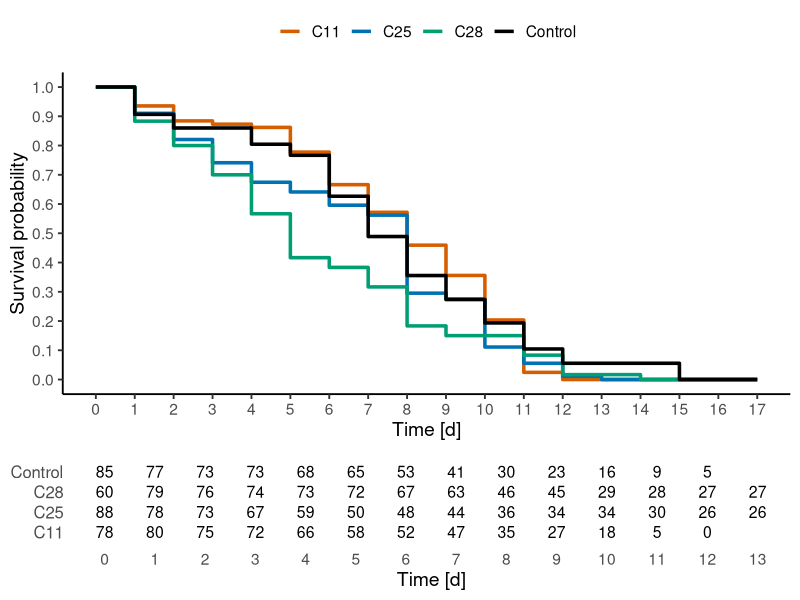

The R script that drew this image:
library(tidyverse)
library(survival)
library(survminer)
library(zoo)
library(cowplot)


## Gruppengrößen
n <- c(Ctrl = 85,
       c11  = 78,
       c25  = 88,
       c28  = 60)

day <- c(0, 1, 2, 3, 4, 5,6 ,7 ,8 ,9 ,10, 11, 12, 13, 14, 15, 16, 17)
avg_Control <- c(0, 9.333333333,	14,	14,	19.55555556,	23.33333333,	37.33333333,	51.11111111,	64.44444444,	72.66666667,	80.66666667,	89.55555556,	94.44444444,	94.44444444,	94.44444444,	100,	100,	100)
avg_C11 <- c(0, 6.45410628,	11.57487923,	12.68599034,	13.79710145,	22.24154589,	33.37198068,	42.83091787,	54.05797101,	64.4057971,	79.64251208,	97.55555556,	100,	100,	NA,	100,	100,	NA)
avg_C25 <- c(0, 8.968253968,	17.93650794,	25.87301587,	32.53968254,	35.87301587,	40.3968254,	43.80952381,	70.47619048,	72.46031746,	88.88888889,	94.44444444,	98.88888889,	100,	100,	NA,	100,	100)
avg_C28 <- c(0, 11.66666667,	20,	30,	43.33333333,	58.33333333,	61.66666667,	68.33333333,	81.66666667,	85,	85,	91.66666667,	98.33333333,	98.33333333,	100,	NA,	100,	100)
sd_Control <- c(0, 7.23161782,	9.863888498,	9.863888498,	11.46976702,	12.58305739,	19.23730943,	26.87419249,	32.48931448,	36.50824361,	41.35975858,	45.32475409,	47.87135539,	54.2968521,	65.99663291,	70.71067812,	70.71067812,	70.71067812)
sd_C11 <- c(0, 2.355031586,	6.866649741,	7.531008967,	8.584213468,	9.630926404,	1.391706866,	5.670822697,	5.259491974,	4.061282293,	3.856960781,	2.143033502,	0,	0,	NA,	NA,	NA,	NA)
sd_C25 <- c(0, 6.844289099,	11.48135957,	13.04391095,	15.89601508,	18.98999219,	19.59096079,	19.4539983,	3.433858358,	10.30799321,	11.70628195,	5.091750772,	1.924500897,	0,	NA,	NA,	NA,	NA)
sd_C28 <- c(0, 7.071067812,	9.428090416,	9.428090416,	4.714045208,	7.071067812,	7.071067812,	2.357022604,	2.357022604,	2.357022604,	11.78511302,	2.357022604,	2.357022604,	2.357022604,	NA,	NA,	NA,	NA)

#Number at risk
CTRL <- c(85,	77,	73,	73,	68,	65,	53,	41,	30,	23,	16,	9,	5)	
C11 <- c(78,	80,	75,	72,	66,	58,	52,	47,	35,	27,	18,	5,	0)	
C25 <- c(88,	78,	73,	67,	59,	50,	48,	44,	36,	34,	34,	30,	26,	26)
C28 <- c(60,	79,	76,	74,	73,	72,	67,	63,	46,	45,	29,	28,	27,	27)



mortality <- list(
  Control = avg_Control,
  C11 = avg_C11,
  C25 = avg_C25,
  C28 = avg_C28
)



# ==========================
# Funktion: Mortalität -> Survivaldaten
# ==========================

mortality <- data.frame(
  Day = day,
  Control = avg_Control,
  C11 = avg_C11,
  C25 = avg_C25,
  C28 = avg_C28
)


# NA ersetzen (letzter bekannter Wert)
mortality <- mortality %>%
  fill(
    Control,
    C11,
    C25,
    C28,
    .direction = "downup"
  )


# Überleben (%)
survival_data <- mortality %>%
  mutate(
    Control = 100 - Control,
    C11 = 100 - C11,
    C25 = 100 - C25,
    C28 = 100 - C28
  ) %>%
  pivot_longer(
    cols = -Day,
    names_to = "Group",
    values_to = "Survival"
  )


# ==========================================
# Kaplan-Meier-ähnliche Treppenkurve
# ==========================================

km_plot <- ggplot(
  survival_data,
  aes(
    x = Day,
    y = Survival/100,
    colour = Group
  )
)+
  
  geom_step(
    linewidth = 1.2
  )+
  
  scale_colour_manual(
    values = c(
      Control = "black",
      C11 = "#D55E00",
      C25 = "#0072B2",
      C28 = "#009E73"
    ),
    labels = c(
      Control = "Control",
      C11 = "C11",
      C25 = "C25",
      C28 = "C28"
    )
  )+
  
  scale_y_continuous(
    limits = c(0,1),
    breaks = seq(0,1,0.1)
  )+
  
  scale_x_continuous(
    breaks = 0:17
  )+
  
  labs(
    x = "Time [d]",
    y = "Survival probability",
    colour = NULL
  )+
  
  theme_classic(
    base_size = 14
  )+
  
  theme(
    legend.position = "top"
  )



# ==========================================
# Number at risk Tabelle
# ==========================================

# Zeitpunkte der Risk Table
risk_table <- bind_rows(
  
  data.frame(
    Day = 0:(length(CTRL)-1),
    Group = "Control",
    At_risk = CTRL
  ),
  
  data.frame(
    Day = 0:(length(C11)-1),
    Group = "C11",
    At_risk = C11
  ),
  
  data.frame(
    Day = 0:(length(C25)-1),
    Group = "C25",
    At_risk = C25
  ),
  
  data.frame(
    Day = 0:(length(C28)-1),
    Group = "C28",
    At_risk = C28
  )
)


# Risk Table Plot

risk_plot <- ggplot(
  risk_table,
  aes(
    x = Day,
    y = Group,
    label = At_risk
  )
)+
  
  geom_text(
    size = 4
  )+
  
  scale_x_continuous(
    breaks = 0:13
  )+
  
  labs(
    x = "Time [d]",
    y = NULL
  )+
  
  theme_classic(
    base_size = 14
  )+
  
  theme(
    axis.line = element_blank(),
    axis.ticks = element_blank(),
    axis.text.y = element_text(size = 12)
  )

# ==========================================
# Plot zusammenfügen
# ==========================================

final_plot <- plot_grid(
  km_plot,
  risk_plot,
  ncol = 1,
  rel_heights = c(3,1)
)

final_plot











# ==========================================
# ANOVA: Mortalität Tag 17
# Control vs C11, C25, C28
# ==========================================

library(tidyverse)
library(multcomp)


# ==========================================
# Daten zusammenstellen
# ==========================================

anova_data <- data.frame(
  
  Day = rep(
    0:17,
    4
  ),
  
  Group = rep(
    c(
      "Control",
      "C11",
      "C25",
      "C28"
    ),
    each = 18
  ),
  
  Mortality = c(
    avg_Control,
    avg_C11,
    avg_C25,
    avg_C28
  )
)



# ==========================================
# NA entfernen
# ==========================================

anova_data <- na.omit(anova_data)



# ==========================================
# Faktor definieren
# ==========================================

anova_data$Group <- factor(
  anova_data$Group,
  levels = c(
    "Control",
    "C11",
    "C25",
    "C28"
  )
)



# ==========================================
# One-way ANOVA
# ==========================================

anova_model <- aov(
  Mortality ~ Group,
  data = anova_data
)


anova_result <- summary(anova_model)


print(anova_result)



# ==========================================
# Dunnett Test
# Vergleich jede Gruppe gegen Control
# ==========================================

dunnett <- glht(
  anova_model,
  linfct = mcp(
    Group = "Dunnett"
  )
)


dunnett_summary <- summary(dunnett)


print(dunnett_summary)



# ==========================================
# Dunnett Ergebnisse + Signifikanzsterne
# ==========================================

dunnett_results <- data.frame(
  
  Comparison = names(
    coef(dunnett)
  ),
  
  Estimate = dunnett_summary$test$coefficients,
  
  p_value = dunnett_summary$test$pvalues
  
)



# Funktion für Signifikanzsterne

get_stars <- function(p){
  
  if(p < 0.001){
    
    return("***")
    
  } else if(p < 0.01){
    
    return("**")
    
  } else if(p < 0.05){
    
    return("*")
    
  } else {
    
    return("ns")
    
  }
  
}



# Sterne ergänzen

dunnett_results$Significance <- sapply(
  
  dunnett_results$p_value,
  
  get_stars
  
)



# ==========================================
# Ergebnis anzeigen
# ==========================================

print(dunnett_results)
